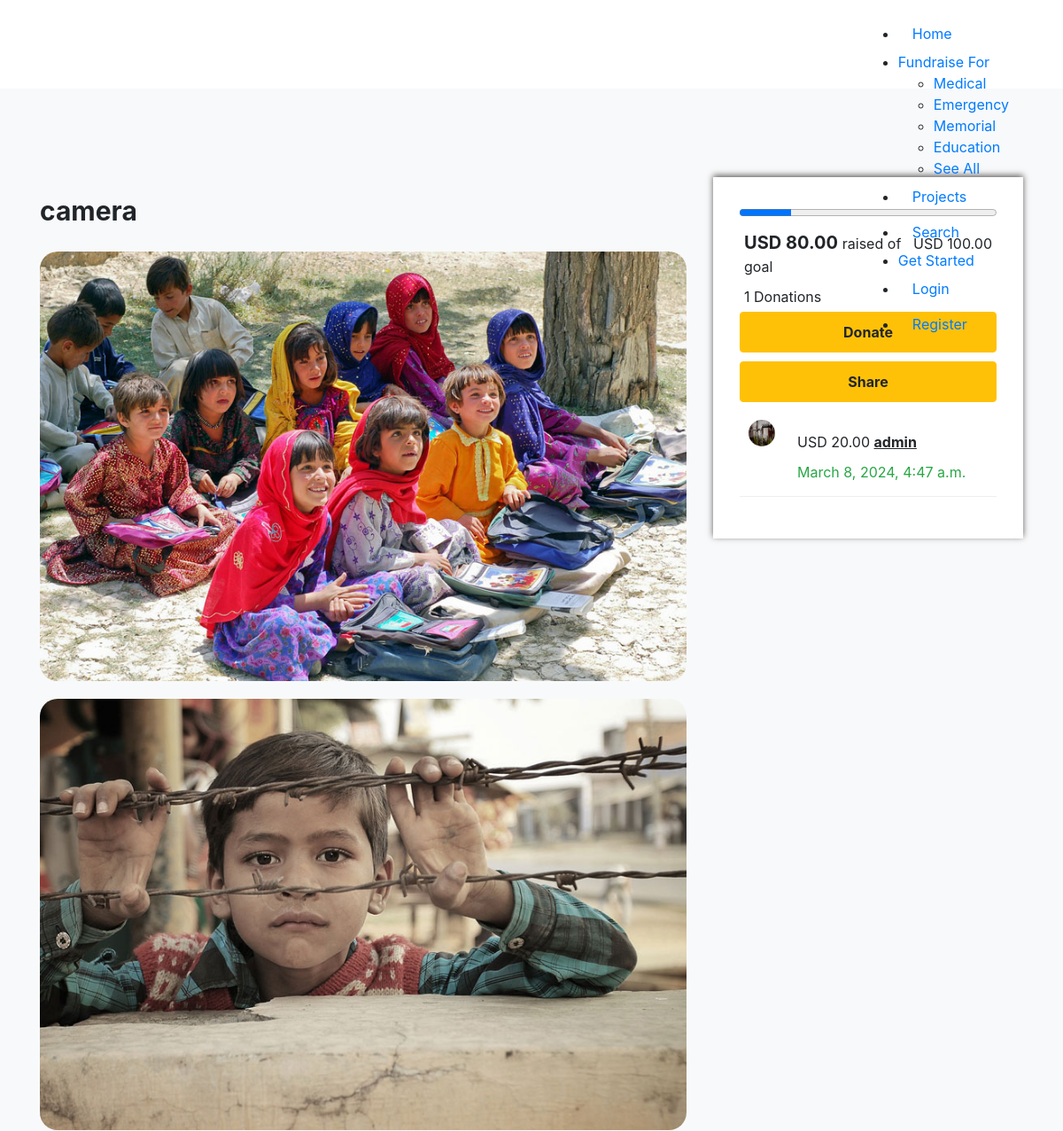
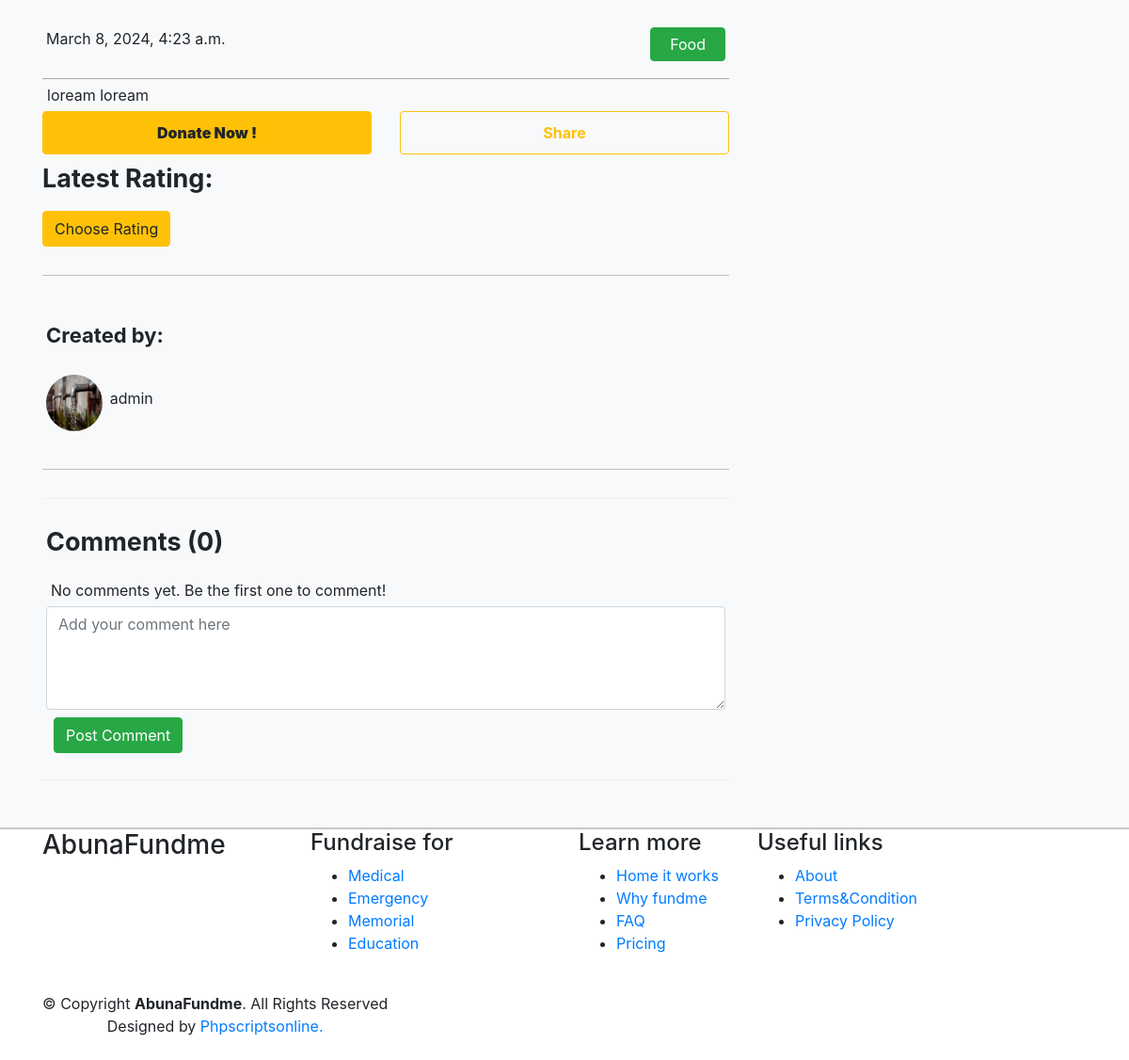
Screenshot of /project/6/ with the database file from the repository (2 pictures, top to bottom).
### D_project/models.py (models this page shows, shortened)
class Project(models.Model):
    user = models.ForeignKey(get_user_model(), on_delete=models.CASCADE,default=1)
    name=models.CharField(max_length=50)
    category = models.ForeignKey(Category,on_delete=models.CASCADE,null=True)
    target = models.DecimalField(max_digits=10, decimal_places=2, default=100)
    current_amount = models.DecimalField(max_digits=10, decimal_places=2, default=0)
    tags = models.ManyToManyField(Tag)
    description=models.TextField(default="loream loream",max_length=800,null=True)
    start=models.DateTimeField(auto_now_add=True)
    end=models.DateTimeField()

class Image(models.Model):
    project=models.ForeignKey(Project,on_delete=models.CASCADE)
    image = models.FileField(upload_to='projects/images',blank=True,null=True)

class Category(models.Model):
    name = models.CharField(max_length = 50)
    image = models.ImageField(upload_to='categories/images',blank=True,null=True)
    def __str__(self):
        return self.name

class Donation(models.Model):
    donation = models.DecimalField(max_digits=10, decimal_places=2, default=0)
    project = models.ForeignKey(Project, on_delete=models.CASCADE)
    created_at = models.DateTimeField(auto_now_add=True)
    user = models.ForeignKey(User, on_delete=models.CASCADE,default=1)

### account/models.py (models this page shows, shortened)
class Profile(models.Model):
    user = models.OneToOneField(User , on_delete=models.CASCADE)
    phone_number = models.CharField(max_length=15,null=True , blank=True)
    addres = models.CharField(max_length=50 , blank=True, null=True)
    image= models.ImageField(upload_to='users/images',blank=True,null=True)

### D_project/views.py (the view)
# urls.py: path('<int:project_id>/',project_details,name="project_details"),
def project_details(request, project_id):
    project = Project.objects.get(id=project_id)
    donations = Donation.objects.filter(project=project)
    context = {
        'project': project,
        'donations': donations,
        'remain': project.target - project.current_amount
    }
    return render(request, 'D_project/project_details.html', context)

### D_project/templates/D_project/project_details.html (shortened to what this page needs)
{%extends 'base.html'%}
{% block content %}
<section
  class="ftco-section bg-light categorydetailfirstsec"
  style="background: #fff"
>
  <div class="container">
    <div class="row">
      <div class="col-md-8 textsec">
        <h3 style="padding: 20px 0px; font-size: 30px; font-weight: bold">
          {{ project.name }}
        </h3>
        {% for image in project.image_set.all %}
        <img
          src="{{ image.image.url }}"
          class="img-fluid"
          style="margin-bottom: 20px; width: 100%; border-radius: 20px"
        />
        {% endfor %}
        <div class="date-category">
          <span>{{ project.start }}</span>
          <span class="btn btn-success" style="float: right; padding: 5px 20px">{{project.category}}</span>
        </div>
        <p>{{ project.description }}</p>
        <div class="row">
          <div class="col">
              <a href="{%url 'donate' project.id %}" class="btn btn-warning" style="width:100%;padding: 10px;font-weight: bold;"><b>Donate Now !</b></a>
            </div>
             <div class="col">
            <button
              type="button"
              class="btn btn-outline-warning"
              data-bs-toggle="modal"
              data-bs-target="#shareModal"
              style="width: 100%; padding: 10px; font-weight: bold"
            >
              Share
            </button>
            </div>
          </div>
            <div>
                <h3 style="font-weight: bold; font-size: 27px; padding: 10px 0px;">Latest Rating: {{ latest_rating }}</h3>
                <button type="button" class="btn btn-warning" data-bs-toggle="modal" data-bs-target="#rateModel">
                    Choose Rating
                </button>
            </div>
        <div class="beneficiarydetail">
            <h3 style=" padding: 10px 0px 20px;font-weight: bold;font-size: 22px;">Created by: </h3>
            <div class="row">
              <div class="col-md-1">
                {% if project.user.profile.image %}
               <img src="{{project.user.profile.image.url}}" class="beneficiary_img" alt="{{project.user.username}}">
                {% else %}
               <img src="https://maventricksdemo.co.in/bidonn/public/css/images/noImage.jpg" class="beneficiary_img">
               {% endif %}
              </div>
              <div class="col-md-11">
                <p> {{ project.user.username }} </p>
              </div>
            </div>
          </div>
 <div class="fundraiserdetail">
    <h3 style="font-weight: bold; font-size: 27px;padding: 10px 0px;">Comments ({{ project.comments.count }})</h3>
    {% if project.comments.all %}
{% for comment in project.comments.all %}
    <div class="row comment">
        <div class="col-md-1">
            {% if comment.user.profile.image %}
                <img src="{{ comment.user.profile.image}}" class="beneficiary_img" alt="{{ comment.user.username }}">
            {% else %}
                <img src="https://maventricksdemo.co.in/bidonn/public/css/images/noImage.jpg" class="beneficiary_img">
            {% endif %}
        </div>
        <div class="col-md-11">
            <h4>{{ comment.user.username }}</h4>
            <p>{{ comment.text }}</p>
            <button class="btn btn-link" type="button" data-bs-toggle="collapse" data-bs-target="#collapseExample{{ forloop.counter }}add_replies" aria-expanded="false" aria-controls="collapseExample{{ forloop.counter }}add_replies">
                Reply
            </button>
<div class="collapse" id="collapseExample{{ forloop.counter }}add_replies">
    <form class="d-flex flex-column align-items-end add-reply-form" data-url="{% url 'add_reply' comment.id %}">
        {% csrf_token %}
        <textarea name="reply_text" rows="2" class="col-md-12 form-control"></textarea>
        <button type="submit" class="btn bg-gradient-light w-20 mt-2">Reply</button>
    </form>
</div>
            <button class="btn btn-link" type="button" data-bs-toggle="collapse" data-bs-target="#collapseExample{{ forloop.counter }}show_replies" aria-expanded="false" aria-controls="collapseExample{{ forloop.counter }}show_replies">
                Show Replies
            </button>
            <div class="collapse" id="collapseExample{{ forloop.counter }}show_replies">
                <hr class="my-0" />
                <ul class="list-unstyled mt-1">
                    {% for reply in comment.replies.all %}
                        <li class=" mt-1">
                            <div class="comment d-flex">
                                <div class="col-md-1">
                                    <img class="rounded-circle img-thumbnail" src="{{ reply.user.profile_img.url }}"  style="width: 40px;height:40px;" />
                                </div>
                                <div class="col-md-8 mx-3">
                                    <h6 class="comment-header mb-0">{{ reply.user|title }}</h6>
                                    <p class="comment-time"><small><small>{{ reply.created_at }}</small></small></p>
                                    <p class="comment-content">{{ reply.reply_text }}</p>
                                </div>
                            </div>
                        </li>
                    {% endfor %}
                </ul>
            </div>
        </div>
    </div>
{% endfor %}
    {% else %}
        <p>No comments yet. Be the first one to comment!</p>
    {% endif %}
    <form id="comment-form" method="post" data-url="{% url 'add_comment' project.id %}">
        <textarea id="comment-text" name="text" class="form-control" placeholder="Add your comment here" rows="4"></textarea>
        <button type="button" id="submit-comment" class="btn btn-success m-2">Post Comment</button>
    </form>
</div>
    </div>
    <div class="col-md-4" >
      <div
        class="right-sharesection"
        style="
          box-shadow: 0px -2px 7px #605d5d;
          padding: 30px;
          background: #fff;
          z-index: 1;
        "
      >
        <progress
          id="file"
          value="{{ project.current_amount }}"
          max="{{ project.target }}"
          style="width: 100%"
        ></progress>
        <p>
          <span style="font-weight: bold; font-size: 20px">USD {{ remain }} </span>
          raised of &nbsp; USD {{ project.target }} goal
        </p>
        <p>{{ donations.count }} Donations</p>
        <a
          href="{% url 'donate' project.id %}"
          class="btn btn-warning"
          style="
            width: 100%;
            margin-bottom: 10px;
            padding: 10px;
            font-weight: bold;
          "
          >Donate</a
        >
        <button
          type="button"
          class="btn btn-warning"
          data-bs-toggle="moda"
          data-bs-target="#shareModa"
          style="
            width: 100%;
            margin-bottom: 10px;
            padding: 10px;
            font-weight: bold;
          "
        >
          Share
        </button>
        {% for donation in donations %}
        <div style="padding:10px;border-bottom:1px solid #eee">
          <div class="row">
         <div class="col-md-2">
            {% if donation.user.profile.image.url %}
          <img src="{{donation.user.profile.image.url}}" class="rightdonor_img" alt="">
          {% else %}
          <img src="https://maventricksdemo.co.in/bidonn/public/css/images/noImage.jpg" class="rightdonor_img">
          {% endif %}
         </div>
         <div class="col-md-10">
           <p> USD {{donation.donation}} <span style="font-weight: bold; text-decoration: underline;">{{ donation.user.username }}</span> </p>
          <p class="text-success">{{donation.created_at}}</p>
         </div>
       </div>
     </div>
     {% endfor %}
                          </div>
    </div>
  </div>
          </div>
</section>
{% endblock %}

### templates/base.html (style rules this page uses)
section { padding: 100px 0 50px; }
.date-category { padding: 10px 4px 30px; border-bottom: 1px solid #b0a6a6 !important; }
.beneficiarydetail { padding: 40px 4px; border-top: 1px solid #bfbfbf !important; border-bottom: 1px solid #bfbfbf !important; margin: 30px 0px; }
.fundraiserdetail { padding: 20px 4px; border-top: 1px solid #eee !important; border-bottom:1px solid #eee !important; }
.beneficiary_img { width: 60px; height: 60px; border-radius: 50%; }
.categorydetailfirstsec p { padding: 5px; text-align: justify; margin: 0px; }
.rightdonor_img { width: 30px; height: 30px; border-radius: 50%; }

### rows the page displays
Project: name "camera", start "March 8, 2024, 4:23 a.m.", category "Food", description "loream loream", user.profile.image (picture), user.username "admin", comments.count "0", target "100.00"
Image: image (picture)
Image: image (picture)
Donation: user.profile.image (picture), donation "20.00", user.username "admin", created_at "March 8, 2024, 4:47 a.m."

### other values shown
{{ remain }} "80.00"
{{ donations.count }} "1"
